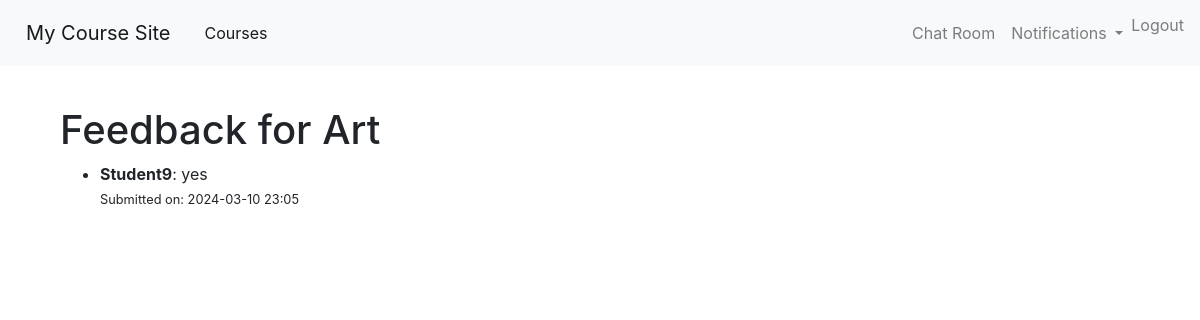
The page /Feedback/course/5/feedback/ (signed in) on the database its author committed.
### courses/models.py (models this page shows, shortened)
class Course(models.Model):
    title = models.CharField(max_length=255)
    description = models.TextField()
    teacher = models.ForeignKey(
        settings.AUTH_USER_MODEL,
        on_delete=models.CASCADE,
        related_name='taught_courses'
    )
    enrolled_students = models.ManyToManyField(
        settings.AUTH_USER_MODEL,
        related_name='enrolled_courses',
        blank=True  # Students can be enrolled in a course optionally
    )

### Feedback/models.py (models this page shows, shortened)
class Feedback(models.Model):
    course = models.ForeignKey(Course, related_name='feedback', on_delete=models.CASCADE)
    user = models.ForeignKey(settings.AUTH_USER_MODEL, related_name='feedback', on_delete=models.CASCADE)
    content = models.TextField()
    created_at = models.DateTimeField(auto_now_add=True)

### users/models.py (models this page shows)
class customUser(AbstractUser):
    real_name = models.CharField(max_length=100, blank=True, null=True)
    photo = models.ImageField(upload_to='user_photos/', blank=True, null=True)
    is_teacher = models.BooleanField(default=False)
    is_student = models.BooleanField(default=False)
    is_blocked = models.BooleanField(default=False)
    objects = CustomUserManager()

### Feedback/views.py (the view)
# urls.py: path('course/<int:course_id>/feedback/', views.feedback_list, name='feedback_list'),
@login_required
def feedback_list(request, course_id):
    course = get_object_or_404(Course, id=course_id)
    feedbacks = Feedback.objects.filter(course=course)
    return render(request, 'feedback/feedback_list.html', {'feedbacks': feedbacks, 'course': course})

### Notifications/context_processors.py (called while the page is built)
def notifications(request):
    if request.user.is_authenticated:
        return {
            'notifications': Notification.objects.filter(recipient=request.user, is_read=False)
        }
    else:
        return {}

### Feedback/templates/feedback/feedback_list.html
{% extends 'base.html' %}
{% block content %}
<div class="container">
    <h1>Feedback for {{ course.title }}</h1>
    {% if feedbacks %}
        <ul>
            {% for feedback in feedbacks %}
                <li>
                    <strong>{{ feedback.user.username }}</strong>: {{ feedback.content }}
                    <br>
                    <small>Submitted on: {{ feedback.created_at|date:"Y-m-d H:i" }}</small>
                </li>
            {% endfor %}
        </ul>
    {% else %}
        <p>No feedback has been submitted for this course yet.</p>
    {% endif %}
</div>
{% endblock %}

### static/css/style.css (style rules this page uses)
body { font-family: 'Open Sans', sans-serif; color: #333; }
.container { max-width: 1200px; margin: auto; padding: 20px; background-color: rgba(255, 255, 255, 0.8); padding: 20px; border-radius: 5px; }
body { background-image: url('/static/images/background.jpg'); background-size: cover; background-position: center; background-repeat: no-repeat; background-attachment: fixed; }

### rows shown on the page
Course: title "Art"
Feedback: user.username "Student9", content "yes", created_at "2024-03-10 23:05"
